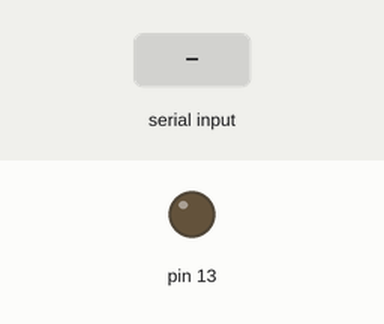
This sketch was run on a simulated Arduino Uno, built with avr-gcc and run on an emulated ATmega328P. On the bench: output pins drawn as LEDs (lit = HIGH). The inputs (shaded band) are chosen by the test bench.

Above: at 1.2 s.
1.3 s: "1" received over Serial
At 1.9 s:
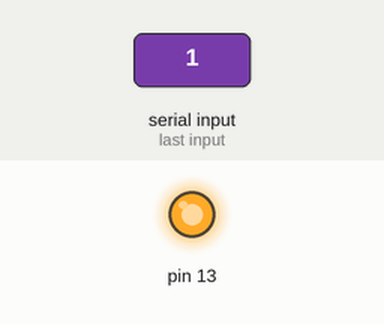
2.8 s: "0" received over Serial
At 4.2 s:
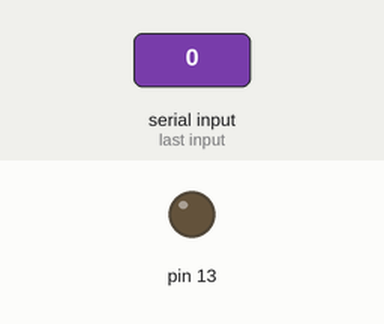
Timing chart, 0 to 5.8 s (numbered marks = the images above; inputs shaded):
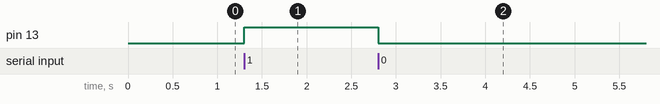

The sketch:

Serial_monitor.ino
```cpp
void setup() {
  pinMode( 13 , OUTPUT );
  Serial.begin(9600);
}

void loop() {
  while(Serial.available() == 0);// wait until sending
  int DataSent = Serial.read();
  if(DataSent == '1')
  {
    digitalWrite( 13 , HIGH );
  }
  else if(DataSent == '0')
  {
    digitalWrite( 13 , LOW );
  }
}
```

Measured:
- after the input at 1.3 s, pin 13: LOW → HIGH at once
- after the input at 2.8 s, pin 13: HIGH → LOW at once
